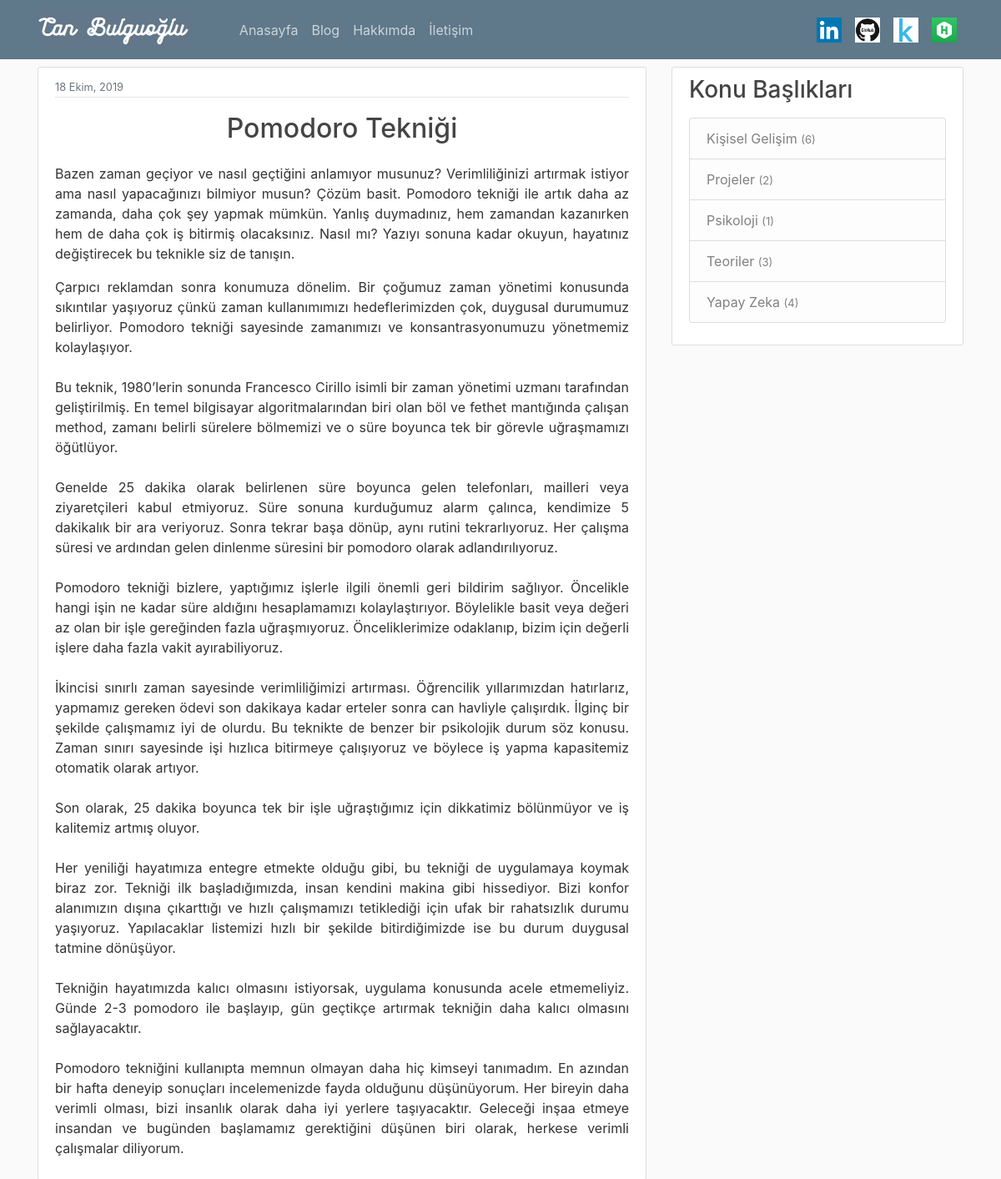
The page /post/29/ on the database its author committed.
### blog/models.py (models this page shows, shortened)
class Post(models.Model):
    title = models.CharField(max_length= 100)
    first =models.TextField()
    konu = models.TextField()
    content = models.TextField()
    date_posted = models.DateTimeField(default= timezone.now)
    author = models.ForeignKey(User, on_delete=models.CASCADE) #delete posts when user is deleted

### blog/views.py (the view)
# urls.py: path('post/<int:pk>/', PostDetailView.as_view(), name='post-detail'),
class PostDetailView(DetailView):
    model = Post
    def get_context_data(self, **kwargs):
        context = super(DetailView, self).get_context_data(**kwargs)
        context['konular'] = Post.objects.values_list('konu').annotate(Count('konu'))
        return context

### blog/templates/blog/post_detail.html (shortened to what this page needs)
{% extends "blog/base.html" %}
{% block content %}
    <article class="media content-section">
      <div class="media-body">
        <div class="article-metadata">
          <small class="text-muted">{{ object.date_posted|date:"d F, Y" }}</small>
        </div>
          <h2 class="article-title" align="middle"> {{ object.title }} </h2>
          <div align="justify" class = "post_body">
            <p class="article-content">{{ object.first|urlize }}</p>
            <p class="article-content">{{ object.content|urlize }}</p>
          </div>
        </div>
    </article>
{% endblock content%}

### blog/static/blog/main.css (style rules this page uses)
body { background: #fafafa; color: #333333; margin-top: 5rem; }
h1, h2, h3, h4, h5, h6 { color: #444444; }
.content-section { background: #ffffff; padding: 10px 20px; border: 1px solid #dddddd; border-radius: 3px; margin-bottom: 20px; }
.article-title { color: #444444; white-space: pre-line; line-height: 50pt; }
.article-content { white-space: pre-line; }
.article-metadata { padding-bottom: 1px; margin-bottom: 4px; border-bottom: 1px solid #e3e3e3 }

### rows shown on the page
Post: date_posted "18 Ekim, 2019", title "Pomodoro Tekniği", first "Bazen zaman geçiyor ve nasıl geçtiğini anlamıyor musunuz? Verimliliğinizi artırmak istiyor ama nasıl yapacağınızı bilmiyor musun? Çözüm basit. Pomodoro tekniği ile artık daha az zamanda, daha çok şey yapmak mümkün. Yanlış duymadınız, hem zamandan kazanırken hem de daha çok iş bitirmiş olacaksınız. Nasıl mı? Yazıyı sonuna kadar okuyun, hayatınız değiştirecek bu teknikle siz de tanışın.", content "Çarpıcı reklamdan sonra konumuza dönelim. Bir çoğumuz zaman yönetimi konusunda sıkıntılar yaşıyoruz çünkü zaman kullanımımızı hedeflerimizden çok, duygusal durumumuz belirliyor. Pomodoro tekniği sayesinde zamanımızı ve konsantrasyonumuzu yönetmemiz kolaylaşıyor. Bu teknik, 1980’lerin sonunda Francesco Cirillo isimli bir zaman yönetimi uzmanı tarafından geliştirilmiş. En temel bilgisayar algoritmalarından biri olan böl ve fethet mantığında çalışan method, zamanı belirli sürelere bölmemizi ve o süre boyunca tek bir görevle uğraşmamızı öğütlüyor. Genelde 25 dakika olarak belirlenen süre boyunca gelen telefonları, mailleri veya ziyaretçileri kabul etmiyoruz. Süre sonuna kurduğumuz alarm…"

### other values the page prints
{{ post.0 }} "Kişisel Gelişim" "Projeler" "Psikoloji" "Teoriler" "Yapay Zeka"
{{ post.1 }} "6" "2" "1" "3" "4"
